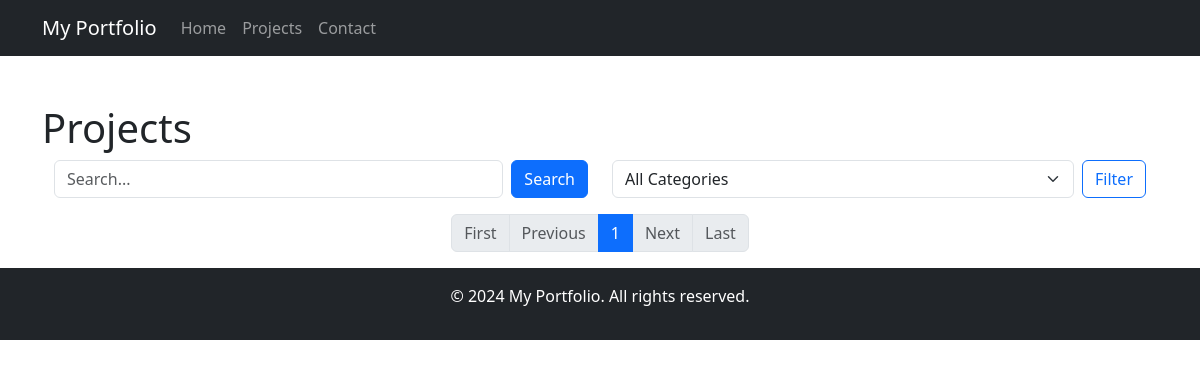
The page /projects/ on the database as committed earlier.
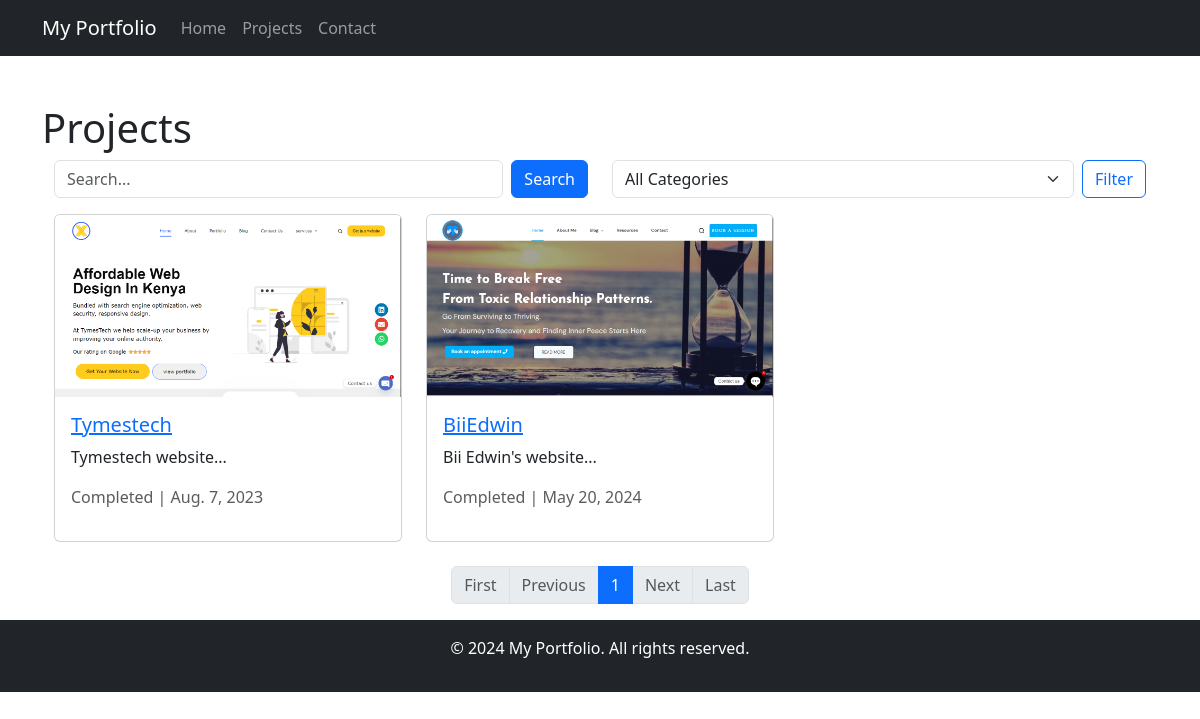
The same page on the database as committed later.
### projects/models.py (models this page shows, shortened)
class Project(models.Model):
    STATUS_CHOICES = [
        ('in_progress', 'In Progress'),
        ('completed', 'Completed'),
    ]
    title = models.CharField(max_length=200)
    description = models.TextField()
    featured_image = models.ImageField(upload_to='projects/featured/')
    images_gallery = models.ManyToManyField('ProjectImage', blank=True)
    project_link = models.URLField()
    status = models.CharField(max_length=20, choices=STATUS_CHOICES)
    date = models.DateField()
    category = models.ForeignKey(Category, on_delete=models.SET_NULL, null=True, blank=True)

### projects/views.py (the view)
# urls.py: path('', views.project_list, name='project_list'),
def project_list(request):
    projects = Project.objects.all()
    query = request.GET.get('q')
    if query:
        projects = projects.filter(Q(title__icontains=query) | Q(description__icontains=query))
    paginator = Paginator(projects, 5)  # Show 5 projects per page
    page = request.GET.get('page')
    try:
        page_obj = paginator.page(page)
    except PageNotAnInteger:
        page_obj = paginator.page(1)
    except EmptyPage:
        page_obj = paginator.page(paginator.num_pages)
    categories = Category.objects.all()
    return render(request, 'projects/project_list.html', {'page_obj': page_obj, 'categories': categories})

### projects/templates/projects/project_list.html (shortened to what this page needs)
{% extends 'base.html' %}
{% block content %}
<h1>Projects</h1>
<div class="container-fluid">
  <div class="row mb-3">
    <div class="col-md-6 col-sm-12">
      <form method="get" action="" class="d-flex align-items-center">
        <input type="text" name="q" placeholder="Search..." value="{{ request.GET.q }}" class="form-control me-2">
        <button type="submit" class="btn btn-primary">Search</button>
      </form>
    </div>
    <div class="col-md-6 col-sm-12">
      <form method="get" action="" class="d-flex align-items-center">
        <select name="category" class="form-select me-2">
          <option value="">All Categories</option>
        </select>
        <button type="submit" class="btn btn-outline-primary">Filter</button>
      </form>
    </div>
  </div>
  <div class="row">
    {% for project in page_obj %}
    <div class="col-lg-4 col-md-6 col-sm-12 mb-4">
      <div class="card h-100">
        <a href="{% url 'project_detail' pk=project.pk %}">
          <img src="{{ project.featured_image.url }}" class="card-img-top" alt="{{ project.title }}">
        </a>
        <div class="card-body">
          <h5 class="card-title"><a href="{% url 'project_detail' pk=project.pk %}">{{ project.title }}</a></h5>
          <p class="card-text">{{ project.description|slice:":100" }}...</p>
          <p class="text-muted">{{ project.status|capfirst }} | {{ project.date }}</p>
        </div>
      </div>
    </div>
    {% endfor %}
  </div>
  <div class="d-flex justify-content-center">
    <nav aria-label="Page navigation">
      <ul class="pagination">
        {% if page_obj.has_previous %}
          <li class="page-item">
            <a class="page-link" href="?page=1">First</a>
          </li>
          <li class="page-item">
            <a class="page-link" href="?page={{ page_obj.previous_page_number }}">Previous</a>
          </li>
        {% else %}
          <li class="page-item disabled"><a class="page-link">First</a></li>
          <li class="page-item disabled"><a class="page-link">Previous</a></li>
        {% endif %}
        <li class="page-item active">
          <a class="page-link">{{ page_obj.number }}</a>
        </li>
        {% if page_obj.has_next %}
          <li class="page-item">
            <a class="page-link" href="?page={{ page_obj.next_page_number }}">Next</a>
          </li>
          <li class="page-item">
                  class="page-link" href="?page={{ page_obj.paginator.num_pages }}">Last</a>
        {% else %}
          <li class="page-item disabled"><a class="page-link">Next</a></li>
          <li class="page-item disabled"><a class="page-link">Last</a></li>
        {% endif %}
      </ul>
    </nav>
  </div>
</div>
{% endblock %}

### templates/base.html (shortened to what this page needs)
<!DOCTYPE html>
<html lang="en">
<head>
    <link href="https://cdn.jsdelivr.net/npm/bootstrap@5.3.0-alpha1/dist/css/bootstrap.min.css" rel="stylesheet">
</head>
<body>
    <header>
        <nav class="navbar navbar-expand-lg navbar-dark bg-dark">
            <div class="container">
                <a class="navbar-brand" href="/">My Portfolio</a>
                <div class="collapse navbar-collapse" id="navbarNav">
                    <ul class="navbar-nav">
                        <li class="nav-item"><a class="nav-link" href="/">Home</a></li>
                        <li class="nav-item"><a class="nav-link" href="/projects/">Projects</a></li>
                        <li class="nav-item"><a class="nav-link" href="/contact/">Contact</a></li>
                    </ul>
                </div>
            </div>
        </nav>
    </header>
    <main class="container mt-5">
        {% block content %}{% endblock %}
    </main>
    <footer class="bg-dark text-center text-white py-3 mt-auto">
        <p>&copy; 2024 My Portfolio. All rights reserved.</p>
    </footer>
</body>
</html>

Rows that differ between the two databases and show on the page:
added Project: featured_image (picture), title "Tymestech", description "Tymestech website", status "Completed", date "Aug. 7, 2023"
added Project: featured_image (picture), title "BiiEdwin", description "Bii Edwin's website", status "Completed", date "May 20, 2024"
